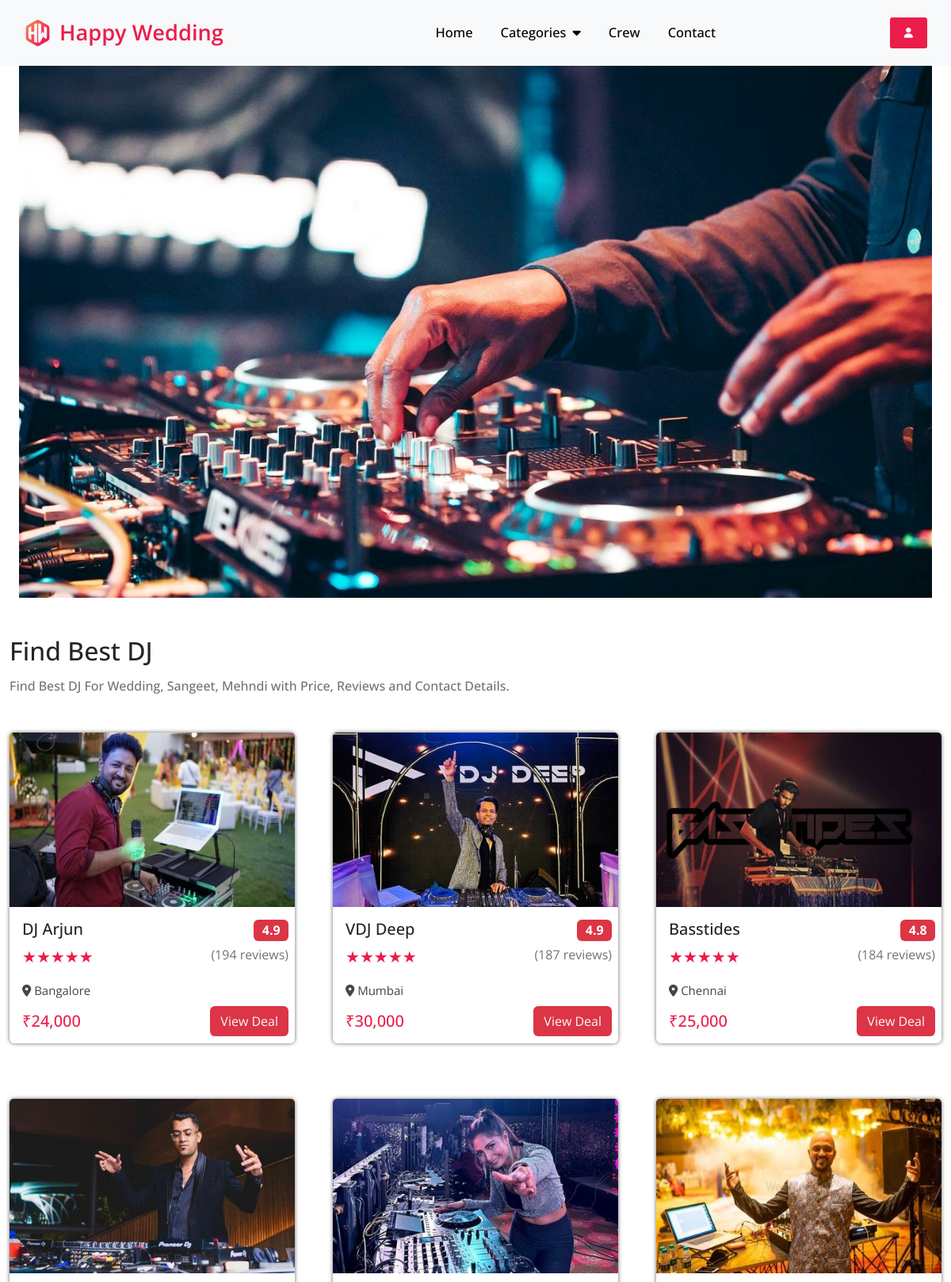
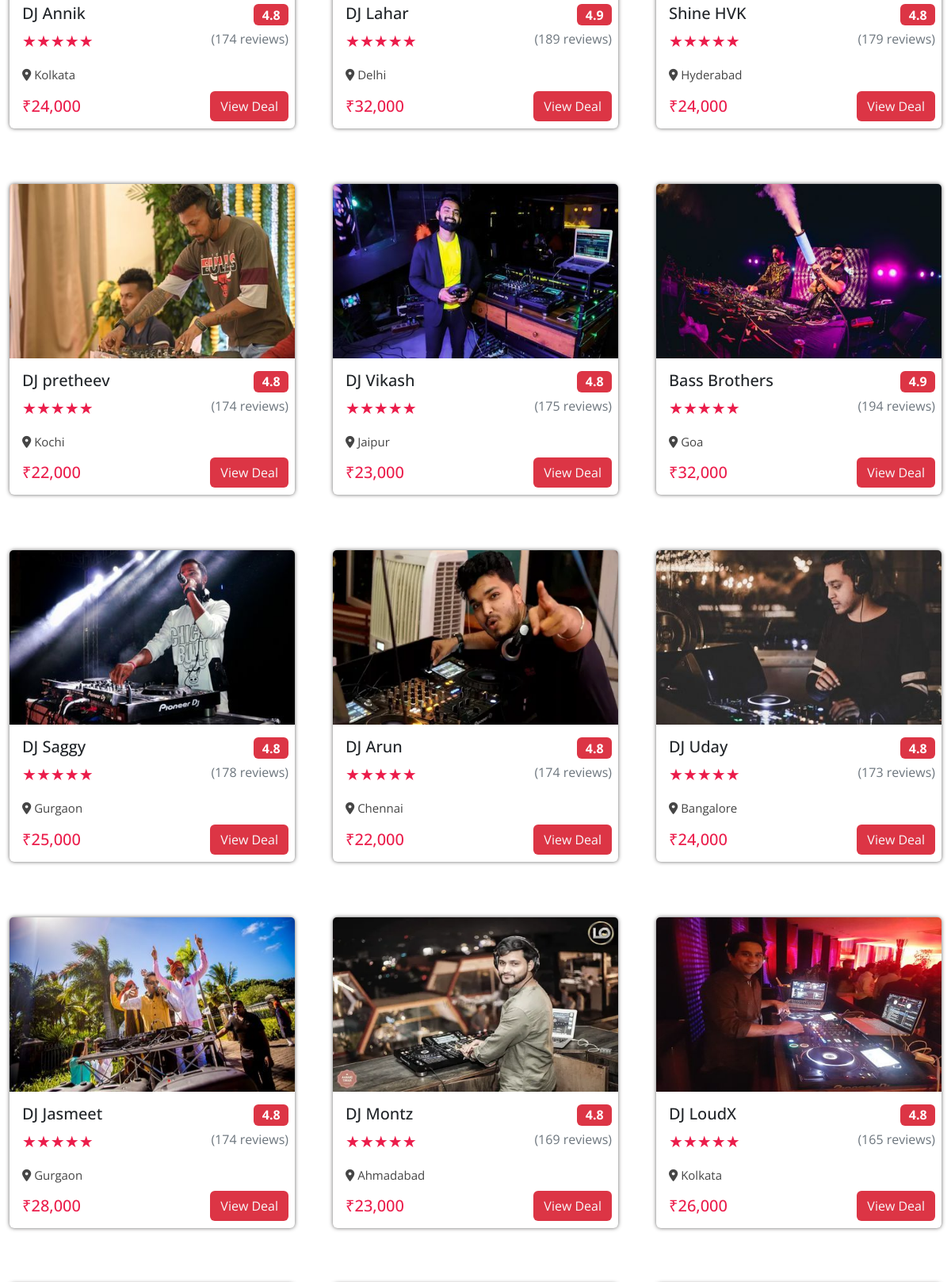
The app's page /djs/ (upper part) with its own data (2 pictures, top to bottom).
### eventapp/models.py (models this page shows, shortened)
class Dj(models.Model):
    img=models.ImageField(upload_to="djs")
    name=models.CharField(max_length=50)
    rate=models.CharField(max_length=50)
    review=models.CharField(max_length=50)
    place=models.CharField(max_length=50)
    price=models.CharField(max_length=50)

### eventapp/views.py (the view)
# urls.py: path('djs/',views.djs,name='djs'),
def djs(request):
    dict_djs={
        'djs':Dj.objects.all()
    }
    return render(request,'djs.html',dict_djs)

### templates/djs.html (shortened to what this page needs)
{% extends 'base.html' %}
{% load static %}
{% block content %}
<div class="container-fluid transparent-bg"></div>
<div class="container">
    <h2 class="mt-5">Find Best DJ</h2>
    <h6 class="my-3 text-secondary">Find Best DJ For Wedding, Sangeet, Mehndi with Price, Reviews and Contact Details.</h6>
    <div class="row mt-5">
        {% for i in djs %}
            <div class="event-card">
                <div class="card">
                    <img src="{{i.img.url}}" class="card-img-top" alt="">
                    <div class="card-body">
                        <h5 class="card-title">{{i.name}} <span class="badge bg-danger fs-6 position-absolute end-0 me-2">{{i.rate}}</span></h5>
                        <p class="stars fs-5">&#9733;&#9733;&#9733;&#9733;&#9733;<span class="text-secondary fs-6 position-absolute end-0 me-2"> ({{i.review}} reviews)</span></p>
                        <p class="place"><i class="fa-solid fa-location-dot"></i> {{i.place}}</p>
                        <h5 class="card-text price mt-3">₹{{i.price}}<a href="{% url 'dj' %}" class="btn bg-danger text-light position-absolute end-0 me-2">View Deal</a></h5>
                    </div>
                </div>
            </div>
        {% endfor %}
    </div>
</div>
{% endblock %}

### templates/base.html (style rules this page uses)
* { margin: 0; padding: 0; box-sizing: border-box; text-decoration: none; font-family: "Open Sans", sans-serif; }
body { margin-top: 50px; height: 100vh; width: 100%; line-height: 1.5; }
.container { max-width: 1300px; margin: auto; }
.card { cursor: pointer; margin-bottom: 70px; border: none; box-shadow: 0 0 5px rgba(83, 82, 82, 0.89); }
.event-card { width: 24rem; }
.card img { height: 220px; }

### records on screen
Dj: img (picture), name "DJ Arjun", rate "4.9", review "194", place "Bangalore", price "24,000"
Dj: img (picture), name "VDJ Deep", rate "4.9", review "187", place "Mumbai", price "30,000"
Dj: img (picture), name "Basstides", rate "4.8", review "184", place "Chennai", price "25,000"
Dj: img (picture), name "DJ Annik", rate "4.8", review "174", place "Kolkata", price "24,000"
Dj: img (picture), name "DJ Lahar", rate "4.9", review "189", place "Delhi", price "32,000"
Dj: img (picture), name "Shine HVK", rate "4.8", review "179", place "Hyderabad", price "24,000"
Dj: img (picture), name "DJ pretheev", rate "4.8", review "174", place "Kochi", price "22,000"
Dj: img (picture), name "DJ Vikash", rate "4.8", review "175", place "Jaipur", price "23,000"
Dj: img (picture), name "Bass Brothers", rate "4.9", review "194", place "Goa", price "32,000"
Dj: img (picture), name "DJ Saggy", rate "4.8", review "178", place "Gurgaon", price "25,000"
Dj: img (picture), name "DJ Arun", rate "4.8", review "174", place "Chennai", price "22,000"
Dj: img (picture), name "DJ Uday", rate "4.8", review "173", place "Bangalore", price "24,000"
Dj: img (picture), name "DJ Jasmeet", rate "4.8", review "174", place "Gurgaon", price "28,000"
Dj: img (picture), name "DJ Montz", rate "4.8", review "169", place "Ahmadabad", price "23,000"
Dj: img (picture), name "DJ LoudX", rate "4.8", review "165", place "Kolkata", price "26,000"
